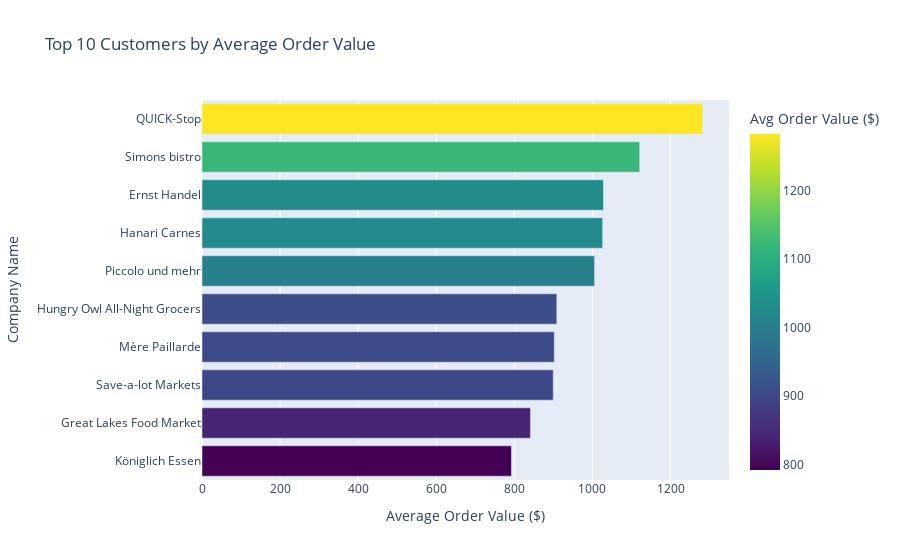

The notebook cell saved with this chart:
### Code cell
top_customers = avg_order_value.head(10)
fig = px.bar(
    top_customers,
    y='CompanyName',
    x='AvgOrderValue',
    orientation='h',
    title='Top 10 Customers by Average Order Value',
    color='AvgOrderValue',
    color_continuous_scale='Viridis',
    labels={'AvgOrderValue': 'Avg Order Value ($)'}
)
fig.update_layout(
    yaxis_title='Company Name',
    xaxis_title='Average Order Value ($)',
    yaxis={'categoryorder':'total ascending'}
)
fig.show()


top_customer = top_customers.loc[top_customers['AvgOrderValue'].idxmax()]
print(f"Top customer: {top_customer['CompanyName']} with ${top_customer['AvgOrderValue']:.2f} avg order value")

### Figure 1 — Plotly figure (JSON) as saved in the notebook; plotly's stock layout.template omitted (floating-point values rounded to 4 significant figures)
{"data": [{"hovertemplate": "Avg Order Value ($)=%{marker.color}<br>CompanyName=%{y}<extra></extra>", "legendgroup": "", "marker": {"color": [1282.0, 1121.0, 1028.0, 1026.0, 1006.0, 908.7, 902.3, 899.7, 841.2, 792.5], "coloraxis": "coloraxis", "pattern": {"shape": ""}}, "name": "", "orientation": "h", "showlegend": false, "textposition": "auto", "type": "bar", "x": [1282.0, 1121.0, 1028.0, 1026.0, 1006.0, 908.7, 902.3, 899.7, 841.2, 792.5], "xaxis": "x", "y": ["QUICK-Stop", "Simons bistro", "Ernst Handel", "Hanari Carnes", "Piccolo und mehr", "Hungry Owl All-Night Grocers", "Mère Paillarde", "Save-a-lot Markets", "Great Lakes Food Market", "Königlich Essen"], "yaxis": "y"}], "layout": {"barmode": "relative", "coloraxis": {"colorbar": {"title": {"text": "Avg Order Value ($)"}}, "colorscale": [[0, "#440154"], [0.1111, "#482878"], [0.2222, "#3e4989"], [0.3333, "#31688e"], [0.4444, "#26828e"], [0.5556, "#1f9e89"], [0.6667, "#35b779"], [0.7778, "#6ece58"], [0.8889, "#b5de2b"], [1, "#fde725"]]}, "legend": {"tracegroupgap": 0}, "title": {"text": "Top 10 Customers by Average Order Value"}, "xaxis": {"anchor": "y", "domain": [0, 1], "title": {"text": "Average Order Value ($)"}}, "yaxis": {"anchor": "x", "categoryorder": "total ascending", "domain": [0, 1], "title": {"text": "Company Name"}}}}
